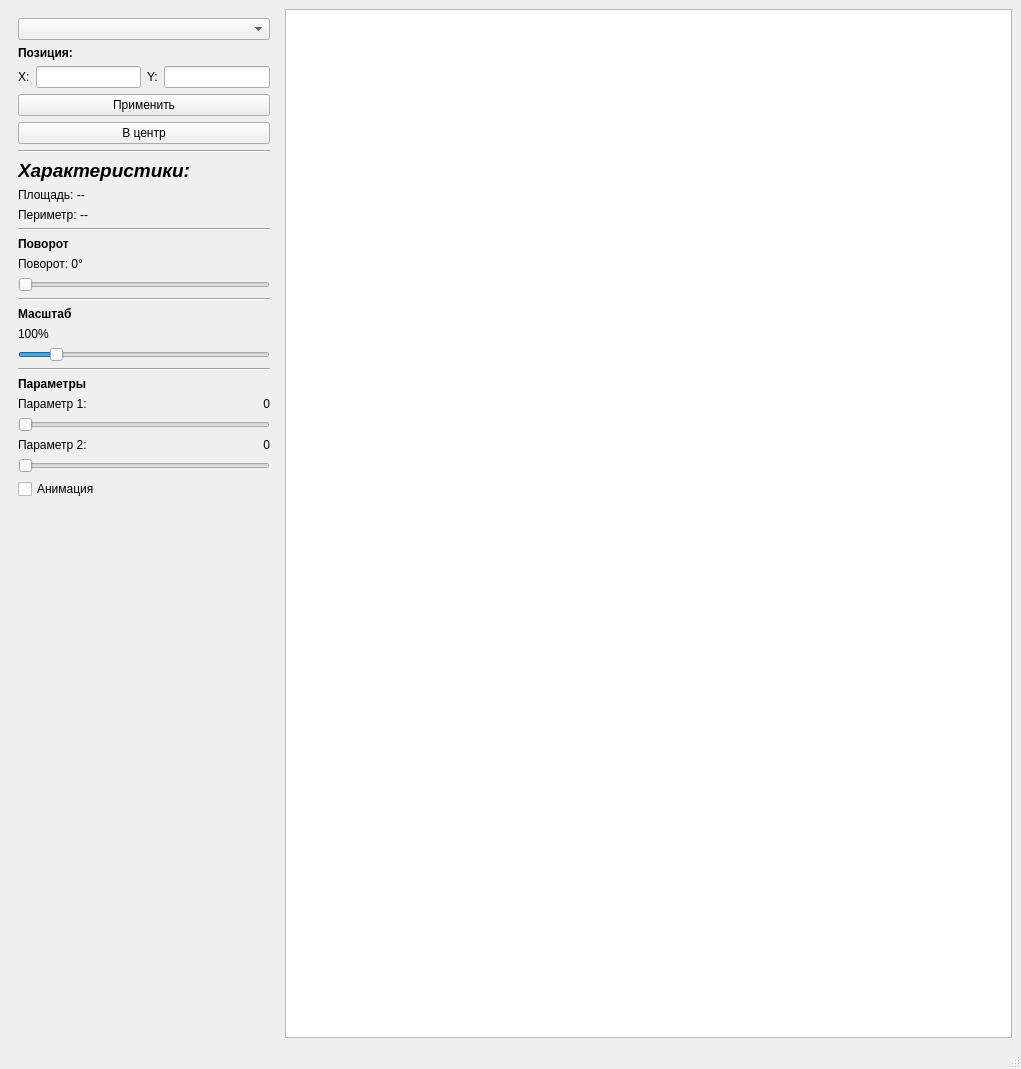
<?xml version="1.0" encoding="UTF-8"?>
<ui version="4.0">
 <class>MainWindow</class>
 <widget class="QMainWindow" name="MainWindow">
  <property name="geometry">
   <rect>
    <x>0</x>
    <y>0</y>
    <width>1021</width>
    <height>1069</height>
   </rect>
  </property>
  <property name="maximumSize">
   <size>
    <width>16777215</width>
    <height>16777215</height>
   </size>
  </property>
  <property name="windowTitle">
   <string>Lab1_Task2</string>
  </property>
  <widget class="QWidget" name="centralwidget">
   <layout class="QHBoxLayout" name="horizontalLayout">
    <item>
     <widget class="QWidget" name="leftPanel" native="true">
      <property name="minimumSize">
       <size>
        <width>270</width>
        <height>0</height>
       </size>
      </property>
      <property name="maximumSize">
       <size>
        <width>270</width>
        <height>16777215</height>
       </size>
      </property>
      <layout class="QVBoxLayout" name="verticalLayout">
       <item>
        <widget class="QComboBox" name="shapeComboBox"/>
       </item>
       <item>
        <widget class="QLabel" name="PositionLabel">
         <property name="font">
          <font>
           <bold>true</bold>
          </font>
         </property>
         <property name="text">
          <string>Позиция:</string>
         </property>
        </widget>
       </item>
       <item>
        <layout class="QHBoxLayout" name="horizontalLayout_3">
         <item>
          <widget class="QLabel" name="xCoord">
           <property name="text">
            <string>X:</string>
           </property>
          </widget>
         </item>
         <item>
          <widget class="QLineEdit" name="xCoordEdit"/>
         </item>
         <item>
          <widget class="QLabel" name="yCoord">
           <property name="text">
            <string>Y:</string>
           </property>
          </widget>
         </item>
         <item>
          <widget class="QLineEdit" name="yCoordEdit"/>
         </item>
        </layout>
       </item>
       <item>
        <widget class="QPushButton" name="applyPosButton">
         <property name="text">
          <string>Применить</string>
         </property>
        </widget>
       </item>
       <item>
        <widget class="QPushButton" name="centerButton">
         <property name="text">
          <string>В центр</string>
         </property>
        </widget>
       </item>
       <item>
        <widget class="QFrame" name="frame">
         <property name="frameShape">
          <enum>QFrame::HLine</enum>
         </property>
         <property name="frameShadow">
          <enum>QFrame::Sunken</enum>
         </property>
        </widget>
       </item>
       <item>
        <widget class="QLabel" name="CharacteristicsLabel">
         <property name="font">
          <font>
           <pointsize>14</pointsize>
           <italic>true</italic>
           <bold>true</bold>
          </font>
         </property>
         <property name="text">
          <string>Характеристики:</string>
         </property>
        </widget>
       </item>
       <item>
        <widget class="QLabel" name="areaLabel">
         <property name="text">
          <string>Площадь: --</string>
         </property>
        </widget>
       </item>
       <item>
        <widget class="QLabel" name="perimeterLabel">
         <property name="text">
          <string>Периметр: --</string>
         </property>
        </widget>
       </item>
       <item>
        <widget class="QFrame" name="frame_2">
         <property name="frameShape">
          <enum>QFrame::HLine</enum>
         </property>
         <property name="frameShadow">
          <enum>QFrame::Sunken</enum>
         </property>
        </widget>
       </item>
       <item>
        <widget class="QLabel" name="TurnLabel">
         <property name="font">
          <font>
           <bold>true</bold>
          </font>
         </property>
         <property name="text">
          <string>Поворот</string>
         </property>
        </widget>
       </item>
       <item>
        <widget class="QLabel" name="angleLabel">
         <property name="text">
          <string>Поворот: 0°</string>
         </property>
        </widget>
       </item>
       <item>
        <widget class="QSlider" name="rotateSlider">
         <property name="maximum">
          <number>360</number>
         </property>
         <property name="orientation">
          <enum>Qt::Horizontal</enum>
         </property>
        </widget>
       </item>
       <item>
        <widget class="QFrame" name="frame_3">
         <property name="frameShape">
          <enum>QFrame::HLine</enum>
         </property>
         <property name="frameShadow">
          <enum>QFrame::Sunken</enum>
         </property>
        </widget>
       </item>
       <item>
        <widget class="QLabel" name="label">
         <property name="font">
          <font>
           <bold>true</bold>
          </font>
         </property>
         <property name="text">
          <string>Масштаб</string>
         </property>
        </widget>
       </item>
       <item>
        <widget class="QLabel" name="scaleLabel">
         <property name="text">
          <string>100%</string>
         </property>
        </widget>
       </item>
       <item>
        <widget class="QSlider" name="scaleSlider">
         <property name="minimum">
          <number>10</number>
         </property>
         <property name="maximum">
          <number>700</number>
         </property>
         <property name="value">
          <number>100</number>
         </property>
         <property name="orientation">
          <enum>Qt::Horizontal</enum>
         </property>
        </widget>
       </item>
       <item>
        <widget class="QFrame" name="frame_4">
         <property name="frameShape">
          <enum>QFrame::HLine</enum>
         </property>
         <property name="frameShadow">
          <enum>QFrame::Sunken</enum>
         </property>
        </widget>
       </item>
       <item>
        <widget class="QLabel" name="label_2">
         <property name="font">
          <font>
           <bold>true</bold>
          </font>
         </property>
         <property name="text">
          <string>Параметры</string>
         </property>
        </widget>
       </item>
       <item>
        <layout class="QHBoxLayout" name="horizontalLayout_4">
         <item>
          <widget class="QLabel" name="paramName1Label">
           <property name="text">
            <string>Параметр 1:</string>
           </property>
          </widget>
         </item>
         <item>
          <widget class="QLabel" name="paramValue1Label">
           <property name="text">
            <string>0</string>
           </property>
           <property name="alignment">
            <set>Qt::AlignRight</set>
           </property>
          </widget>
         </item>
        </layout>
       </item>
       <item>
        <widget class="QSlider" name="paramSlider1">
         <property name="minimum">
          <number>0</number>
         </property>
         <property name="maximum">
          <number>700</number>
         </property>
         <property name="orientation">
          <enum>Qt::Horizontal</enum>
         </property>
        </widget>
       </item>
       <item>
        <layout class="QHBoxLayout" name="horizontalLayout_5">
         <item>
          <widget class="QLabel" name="paramName2Label">
           <property name="text">
            <string>Параметр 2:</string>
           </property>
          </widget>
         </item>
         <item>
          <widget class="QLabel" name="paramValue2Label">
           <property name="text">
            <string>0</string>
           </property>
           <property name="alignment">
            <set>Qt::AlignRight</set>
           </property>
          </widget>
         </item>
        </layout>
       </item>
       <item>
        <widget class="QSlider" name="paramSlider2">
         <property name="minimum">
          <number>0</number>
         </property>
         <property name="maximum">
          <number>700</number>
         </property>
         <property name="orientation">
          <enum>Qt::Horizontal</enum>
         </property>
        </widget>
       </item>
       <item>
        <widget class="QCheckBox" name="animateCheckBox">
         <property name="text">
          <string>Анимация</string>
         </property>
        </widget>
       </item>
       <item>
        <spacer name="verticalSpacer">
         <property name="orientation">
          <enum>Qt::Vertical</enum>
         </property>
         <property name="sizeHint" stdset="0">
          <size>
           <width>20</width>
           <height>40</height>
          </size>
         </property>
        </spacer>
       </item>
      </layout>
     </widget>
    </item>
    <item>
     <widget class="QGraphicsView" name="graphicsView"/>
    </item>
   </layout>
  </widget>
  <widget class="QMenuBar" name="menubar">
   <property name="geometry">
    <rect>
     <x>0</x>
     <y>0</y>
     <width>1021</width>
     <height>44</height>
    </rect>
   </property>
  </widget>
  <widget class="QStatusBar" name="statusbar"/>
 </widget>
 <resources/>
 <connections/>
</ui>
